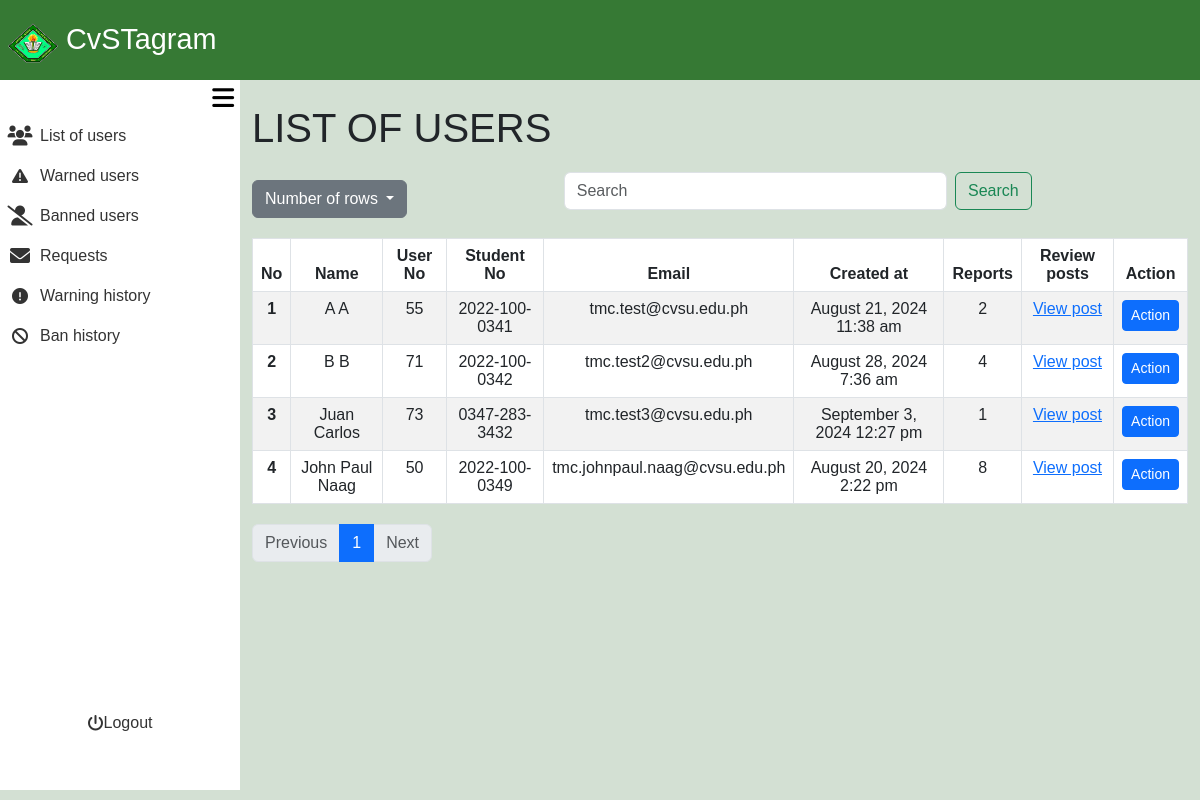
/admin_area/list_of_users.php (signed in), run on an earlier commit of the app's database.
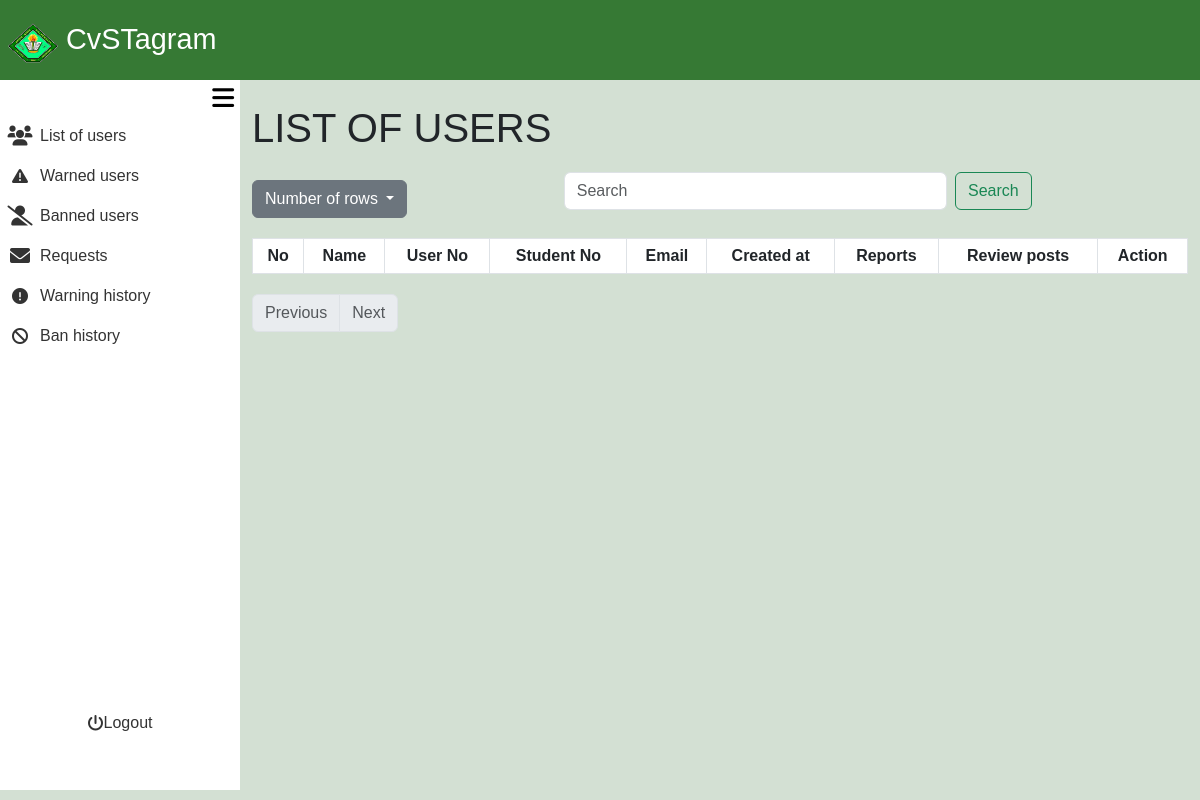
And on a later commit of the database.
### tables this page shows
CREATE TABLE `user_registration` (
  `user_no` int(11) NOT NULL,
  `user_ip` varchar(255) NOT NULL,
  `user_ID` varchar(255) NOT NULL,
  `email` varchar(255) NOT NULL,
  `student_no` varchar(13) NOT NULL,
  `fname` varchar(255) NOT NULL,
  `lname` varchar(255) NOT NULL,
  `bday` date NOT NULL,
  `gender` varchar(20) NOT NULL,
  `coverphoto` varchar(250) NOT NULL,
  `profilepicture` varchar(250) NOT NULL,
  `created_at` timestamp NOT NULL DEFAULT current_timestamp(),
  `updated_at` timestamp NOT NULL DEFAULT current_timestamp() ON UPDATE current_timestamp(),
  `user_password` varchar(255) NOT NULL
);

### admin_area/list_of_users.php (the view, shortened to what the changed rows need)
<?php
require_once '../include/connect.php';
require_once '../include/bootsrap.php';
?>
<!DOCTYPE html>
<html lang="en">
<head>
    <link rel="stylesheet" href="admin_dashbaord.css?v=<?php echo time(); ?>">
</head>
<body>
<div class="container-fluid screen">
    <div class="container-fluid contbody">
        <div class="container-fluid content">
<?php
$search = isset($_GET['search']) ? trim($_GET['search']) : '';
$sort_column = isset($_GET['sort']) ? $_GET['sort'] : 'lname';
$sort_direction = isset($_GET['direction']) && $_GET['direction'] == 'desc' ? 'desc' : 'asc';
$rows_per_page = isset($_GET['rows']) ? intval($_GET['rows']) : 10;
$page = isset($_GET['page']) ? intval($_GET['page']) : 1;
$offset = ($page - 1) * $rows_per_page;
$searchFilter = !empty($search) ? " AND (ur.fname LIKE '%$search%' OR ur.lname LIKE '%$search%' OR ur.email LIKE '%$search%' OR ur.student_no LIKE '%$search%' OR ur.user_no LIKE '%$search%')" : "";
$usersQuery = "SELECT ur.fname, ur.lname, ur.user_no, ur.student_no, ur.created_at, ur.email, aw.warning_level, ab.ban_level, IFNULL(COUNT(pr.report_id), 0) AS report_count
               FROM user_registration ur
               LEFT JOIN post_reports pr ON ur.user_no = pr.user_no
               LEFT JOIN active_warning aw ON ur.user_no = aw.user_no
               LEFT JOIN active_ban ab ON ur.user_no = ab.user_no
               WHERE 1=1 $searchFilter
               GROUP BY ur.user_no
               ORDER BY $sort_column $sort_direction
               LIMIT $rows_per_page OFFSET $offset";
$usersResult = $con->query($usersQuery);
$totalQuery = "SELECT COUNT(*) AS total FROM user_registration";
$totalResult = $con->query($totalQuery);
$totalRecords = $totalResult->fetch_assoc()['total'];
$totalPages = ceil($totalRecords / $rows_per_page);
?>
    <div class="container mt-4 ">
        <h1>LIST OF USERS</h1>
        <table class="table table-bordered table-striped">
            <thead>
                <tr>
                    <th scope="col">No</th>
                    <th scope="col" class="sortable <?php echo ($sort_column == 'fname') ? ($sort_direction == 'asc' ? 'asc' : 'desc') : ''; ?>" onclick="sortTable('fname')">Name</th>
                    <th scope="col" class="sortable <?php echo ($sort_column == 'user_no') ? ($sort_direction == 'asc' ? 'asc' : 'desc') : ''; ?>" onclick="sortTable('user_no')">User No</th>
                    <th scope="col" class="sortable <?php echo ($sort_column == 'student_no') ? ($sort_direction == 'asc' ? 'asc' : 'desc') : ''; ?>" onclick="sortTable('student_no')">Student No<i class="fa-solid fa-sort-up"></i><i class="fa-solid fa-sort-down"></i></th>
                    <th scope="col" class="sortable <?php echo ($sort_column == 'email') ? ($sort_direction == 'asc' ? 'asc' : 'desc') : ''; ?>" onclick="sortTable('email')">Email</th>
                    <th scope="col" class="sortable <?php echo ($sort_column == 'created_at') ? ($sort_direction == 'asc' ? 'asc' : 'desc') : ''; ?>" onclick="sortTable('created_at')">Created at<i class="fa-solid fa-sort-up"></i><i class="fa-solid fa-sort-down"></i></th>
                    <th scope="col" class="sortable <?php echo ($sort_column == 'report_count') ? ($sort_direction == 'asc' ? 'asc' : 'desc') : ''; ?>" onclick="sortTable('report_count')">Reports<i class="fa-solid fa-sort-up"></i><i class="fa-solid fa-sort-down"></i></th>
                    <th scope="col">Review posts</th>
                    <th scope="col">Action</th>
                </tr>
            </thead>
            <tbody>
                <?php
                $line_number = $offset + 1;
                while ($user = $usersResult->fetch_assoc()): ?>
                <?php
                $timestamp = htmlspecialchars($user['created_at']);
                $created_at = new DateTime($timestamp);
                $formattedDate = $created_at->format('F j, Y');
                $formattedTime = $created_at->format('g:i a');
                ?>
                    <tr>
                        <th scope="row"><?php echo htmlspecialchars($line_number++); ?></th>
                        <td><?php echo htmlspecialchars($user['fname'] . ' ' . $user['lname']); ?></td>
                        <td><?php echo htmlspecialchars($user['user_no']); ?></td>
                        <td><?php echo htmlspecialchars($user['student_no']); ?></td>
                        <td><?php echo htmlspecialchars($user['email']); ?></td>
                        <td><?php echo htmlspecialchars($formattedDate . ' ' . $formattedTime); ?></td>
                        <td><?php echo htmlspecialchars($user['report_count']); ?></td>
                        <td>
                        <?php if ($user['report_count'] > 0): ?>
                            <a class="Review_posts text-primary" href="../admin_area/review_post.php?user_no=<?php echo htmlspecialchars($user['user_no']); ?>">View post</a>
                            <?php else: ?>
                            <?php endif; ?>
                        </td>
                        <td>
                            <?php if ($user['report_count'] > 0): ?>
                                <a href="admin_action.php?user_no=<?php echo htmlspecialchars($user['user_no']); ?>" class="btn btn-primary btn-sm">Action</a>
                            <?php else: ?>
                            <?php endif; ?>
                        </td>
                    </tr>
                <?php endwhile; ?>
            </tbody>
        </table>
        <nav aria-label="Page navigation">
            <ul class="pagination">
                <?php for ($i = 1; $i <= $totalPages; $i++): ?>
                    <li class="page-item <?php if ($i == $page) echo 'active'; ?>">
                        <a class="page-link" href="?rows=<?php echo $rows_per_page; ?>&page=<?php echo $i; ?>&sort=<?php echo $sort_column; ?>&direction=<?php echo $sort_direction; ?>"><?php echo $i; ?></a>
                    </li>
                <?php endfor; ?>
            </ul>
        </nav>
    </div>
        </div>
    </div>
</div>
</body>
</html>

What changed in the data, as far as the page shows it:
removed user_registration: fname+lname "A A", user_no "55", student_no "2022-100-0341", email "tmc.test@cvsu.edu.ph", created_at "August 21, 2024 11:38 am", report_count "2"
removed user_registration: fname+lname "B B", user_no "71", student_no "2022-100-0342", email "tmc.test2@cvsu.edu.ph", created_at "August 28, 2024 7:36 am", report_count "4"
removed user_registration: fname+lname "Juan Carlos", user_no "73", student_no "0347-283-3432", email "tmc.test3@cvsu.edu.ph", created_at "September 3, 2024 12:27 pm", report_count "1"
removed user_registration: fname+lname "John Paul Naag", user_no "50", student_no "2022-100-0349", email "tmc.johnpaul.naag@cvsu.edu.ph", created_at "August 20, 2024 2:22 pm", report_count "8"
Also different on the page:
list line gone: "1"
